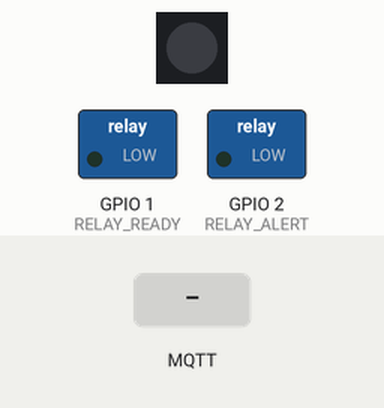
A sketch run on a simulated ESP32. On the bench: 1 RGB LEDs in strip order, left to right, switched loads named in the sketch (green lamp = pin HIGH). The inputs (shaded band) are chosen by the test bench. Dim RGB values are drawn brighter than linear; WiFi joins after 1.5 s; servers stay silent unless stated; colours are those a GRB WS2812 strip shows for the declared byte order; no MQTT or app messages arrive unless stated; what the sketch prints to the serial monitor is not drawn.

Above: at 2.8 s.
2.9 s: MQTT message "1" arrives on the first subscribed topic
At 3.95 s:
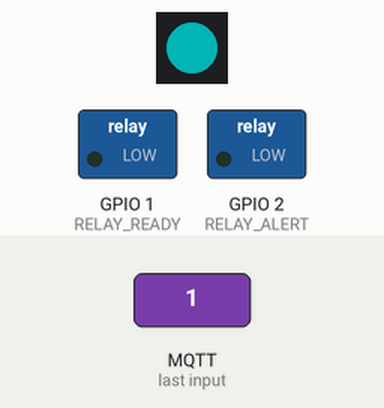
5.7 s: MQTT message "on" arrives on the first subscribed topic
At 7.9 s:
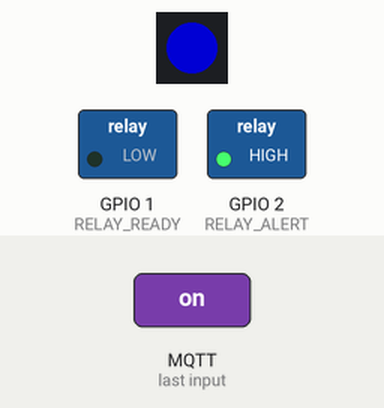
8.2 s: MQTT message "off" arrives on the first subscribed topic
At 9.9 s:
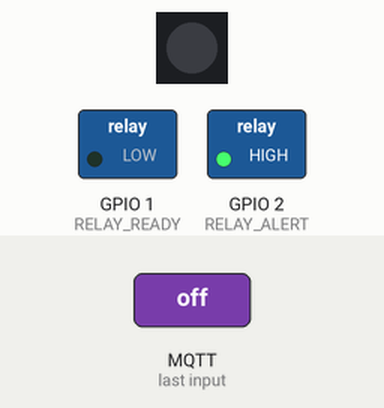
Timing chart, 0 to 16.7 s (numbered marks = the images above; inputs shaded):
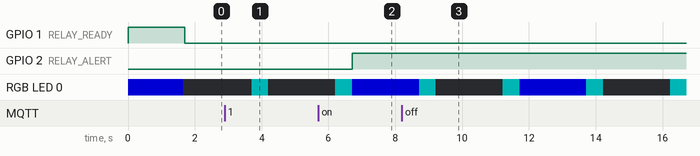

The sketch:

temphumidity_copy_20250703112414.ino
```cpp
#include <WiFi.h>
#include <PubSubClient.h>
#include <ModbusMaster.h>
#include <ArduinoJson.h>
#include <FastLED.h>

// ======== Konstanta ID Sensor ==========
#define HUMIDITY_SENSOR_ID "fcf5d89e-c0d8-4785-8e54-54f217987798"
#define TEMPERATURE_SENSOR_ID "fcf5d89e-c0d8-4785-8e54-54f217987799"

// ======== Konfigurasi RS485 XY-MD02 =========
#define RX2 18
#define TX2 17
#define MODBUS_BAUD 9600
#define SLAVE_ID 1

ModbusMaster node;

#define DATA_PIN 38       // Pin data LED WS2812
#define LED_TYPE WS2812
#define NUM_LEDS 1
#define COLOR_ORDER RGB

CRGB leds[NUM_LEDS];
uint8_t brightness = 128;

// ======== Konfigurasi WiFi & MQTT ===========
const char* ssid = "RUSA RAYA";
const char* password = "89841753050776";
const char* mqtt_server = "192.168.1.6";
const int mqtt_port = 1883;

bool is_sensor1_error = false;
bool is_sensor2_error = false;

WiFiClient espClient;
PubSubClient client(espClient);

// ======== LED Indikator ==========
#define RELAY_ALERT 2

// ======== READY Indikator ========
#define RELAY_READY 1

// ======== Konfigurasi Retry ==========
const int WIFI_MAX_RETRY = 20;
const int MQTT_MAX_RETRY = 10;

void setLEDStatusNonBlocking(CRGB color, int duration_ms = 1000) {
  leds[0] = color;
  FastLED.show();

  unsigned long start = millis();
  while (millis() - start < duration_ms) {
    client.loop();
    delay(10);
  }

  leds[0] = CRGB::Black;
  FastLED.show();
}

void callback(char* topic, byte* payload, unsigned int length) {
  String topicStr = String(topic);

  Serial.print("Message arrived [");
  Serial.print(topicStr);
  Serial.print("] ");

  String message;
  for (unsigned int i = 0; i < length; i++) {
    Serial.print((char)payload[i]);
    message += (char)payload[i];
  }
  Serial.println();

  if (topicStr.indexOf(HUMIDITY_SENSOR_ID) != -1) {
    is_sensor1_error = (message != "Normal");
  }

  if (topicStr.indexOf(TEMPERATURE_SENSOR_ID) != -1) {
    is_sensor2_error = (message != "Normal");
  }
}

void setup() {
  pinMode(RELAY_ALERT, OUTPUT);
  digitalWrite(RELAY_ALERT, LOW);

  pinMode(RELAY_READY, OUTPUT);
  digitalWrite(RELAY_READY, HIGH);

  Serial.begin(115200);
  Serial2.begin(MODBUS_BAUD, SERIAL_8N1, RX2, TX2);
  node.begin(SLAVE_ID, Serial2);

  FastLED.addLeds<LED_TYPE, DATA_PIN, COLOR_ORDER>(leds, NUM_LEDS);
  FastLED.setBrightness(brightness);
  leds[0] = CRGB::Black;
  FastLED.show();

  setupWiFiWithLED();
  client.setServer(mqtt_server, mqtt_port);
  client.setKeepAlive(120);
  client.setCallback(callback);

  Serial.println(F("System Ready - XY-MD02 Monitoring"));
}

void safeRestart(const char* reason) {
  Serial.printf("System Restart - Reason: %s\n", reason);
  delay(2000);
  ESP.restart();
}

void safeRestartWithLED(const char* reason, CRGB color) {
  Serial.printf("System Restart - Reason: %s\n", reason);
  setLEDStatusNonBlocking(color, 2000);
  ESP.restart();
}

void setupWiFiWithLED() {
  WiFi.mode(WIFI_STA);
  WiFi.begin(ssid, password);
  Serial.print(F("Connecting to WiFi"));

  int retryCount = 0;
  while (WiFi.status() != WL_CONNECTED) {
    digitalWrite(RELAY_READY, HIGH);
    setLEDStatusNonBlocking(CRGB::Blue, 200);
    retryCount++;
    Serial.print(".");
    if (retryCount >= WIFI_MAX_RETRY) {
      setLEDStatusNonBlocking(CRGB::Red, 2000);
      safeRestart("WiFi Connection Failed");
    }
  }

  digitalWrite(RELAY_READY, LOW);
  Serial.println(F("\nWiFi Connected"));
  Serial.print(F("IP Address: "));
  Serial.println(WiFi.localIP());
}

void reconnectWiFi() {
  if (WiFi.status() != WL_CONNECTED) {
    Serial.println(F("WiFi Disconnected, Attempting Reconnect..."));
    setupWiFiWithLED();
  }
}

void reconnectMQTTWithLED() {
  int retryCount = 0;
  while (!client.connected()) {
    digitalWrite(RELAY_READY, HIGH);
    Serial.print(F("Connecting to MQTT..."));
    if (client.connect("ESP32_XYMD02")) {
      Serial.println(F("MQTT Connected"));
      client.subscribe((String("monitor/sensor/alert/") + TEMPERATURE_SENSOR_ID).c_str());
      client.subscribe((String("monitor/sensor/alert/") + HUMIDITY_SENSOR_ID).c_str());
    } else {
      Serial.printf("Failed, rc=%d\n", client.state());
      retryCount++;
      setLEDStatusNonBlocking(CRGB::Yellow, 500);
      if (retryCount >= MQTT_MAX_RETRY) {
        setLEDStatusNonBlocking(CRGB::Orange, 2000);
        safeRestart("MQTT Connection Failed");
      }
    }
  }


  digitalWrite(RELAY_READY, LOW);
}

bool publishSensorWithRetry(const char* topic, const char* sensorId, const char* sensorName, float value, const char* unit, const int maxAttempts = 2) {
  StaticJsonDocument<256> doc;
  char payload[256];

  doc["SensorId"] = sensorId;
  doc["SensorName"] = sensorName;
  doc["SensorValue"] = value;
  doc["SensorUnitValue"] = unit;

  serializeJson(doc, payload);

  for (int attempt = 1; attempt <= maxAttempts; attempt++) {
    if (!client.connected()) reconnectMQTTWithLED();

    if (client.publish(topic, payload)) {
      Serial.printf("Published to %s: %s\n", topic, payload);
      setLEDStatusNonBlocking(CRGB::Green, 200);
      return true;
    } else {
      Serial.printf("Publish failed to %s, attempt %d\n", topic, attempt);
      reconnectMQTTWithLED();
    }
  }
  Serial.printf("Final failure to publish to %s after %d attempts\n", topic, maxAttempts);
  safeRestartWithLED("Publish Failed", CRGB::Red);
  return false;
}

float readSensorRegisterWithLED(uint16_t reg) {
  uint8_t result = node.readInputRegisters(reg, 1);
  if (result == node.ku8MBSuccess) {
    return node.getResponseBuffer(0) / 10.0;
  } else {
    Serial.printf("Failed to read register %u, Error: %02X\n", reg, result);
    setLEDStatusNonBlocking(CRGB::Purple, 500);
    return NAN;
  }
}

void loop() {
  reconnectWiFi();

  if (!client.connected())
    reconnectMQTTWithLED();

  client.loop();

  static unsigned long lastReadTime = 0;
  if (millis() - lastReadTime > 1000) {
    lastReadTime = millis();

    float suhu = readSensorRegisterWithLED(1);
    float hum = readSensorRegisterWithLED(2);

    leds[0] = CRGB::Blue;
    FastLED.show();

    if (!isnan(suhu) && !isnan(hum)) {
      Serial.printf("Temperature: %.1f C, Humidity: %.1f %%\n", suhu, hum);

      publishSensorWithRetry((String("sensor/") + HUMIDITY_SENSOR_ID).c_str(), HUMIDITY_SENSOR_ID, "Humidity", hum, "%");
      publishSensorWithRetry((String("sensor/") + TEMPERATURE_SENSOR_ID).c_str(), TEMPERATURE_SENSOR_ID, "Temperature", suhu, "C");

      leds[0] = CRGB::Black;
      FastLED.show();
    } else {
      Serial.println(F("Sensor reading failed, skipping publish..."));
    }

    digitalWrite(RELAY_ALERT, (!is_sensor1_error && !is_sensor2_error) ? LOW : HIGH);
  }
}
```
